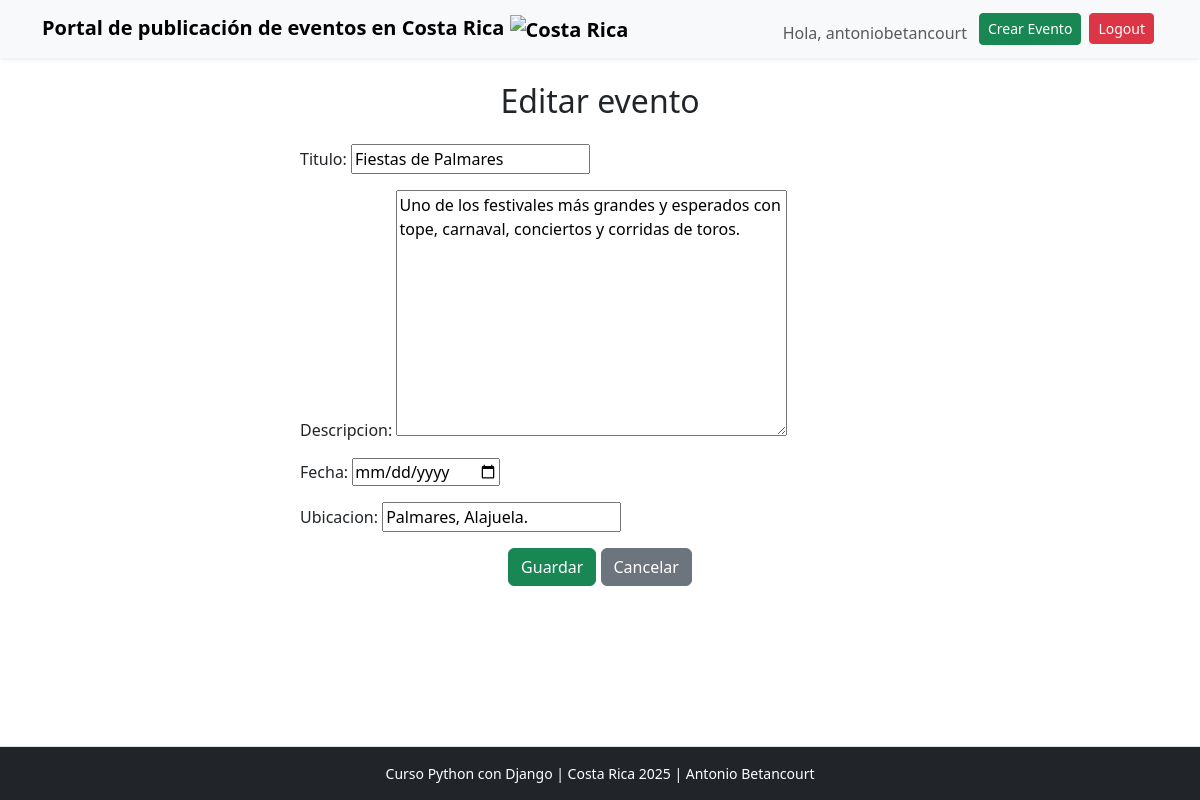
The app's page /editar/10/ (signed in) with its own data.
### eventos_app/models.py (models this page shows, shortened)
class Evento(models.Model):
    titulo = models.CharField(max_length=200)
    descripcion = models.TextField()
    fecha = models.DateField()
    ubicacion = models.CharField(max_length=200)
    creado_por = models.ForeignKey(User, on_delete=models.CASCADE, related_name='eventos')
    creado_en = models.DateTimeField(auto_now_add=True)

### eventos_app/views.py (the view)
# urls.py: path('editar/<int:pk>/', views.editar_evento, name='editar'),
@login_required
def editar_evento(request, pk):
    evento = get_object_or_404(Evento, pk=pk)
    if evento.creado_por != request.user and not request.user.is_staff:
        messages.error(request, 'Usted no tiene permiso para editar este evento.')
        return redirect('eventos_app:detalle', pk=pk)
    if request.method == 'POST':
        form = EventoForm(request.POST, instance=evento)
        if form.is_valid():
            form.save()
            messages.success(request, 'Evento actualizado correctamente.')
            return redirect('eventos_app:detalle', pk=pk)
    else:
        form = EventoForm(instance=evento)
    return render(request, 'eventos_app/evento_form.html', {'form': form})

### eventos_app/forms.py
class EventoForm(forms.ModelForm):
    class Meta:
        model = Evento
        fields = ['titulo', 'descripcion', 'fecha', 'ubicacion']
        widgets = {
            'fecha': forms.DateInput(attrs={'type': 'date'}),
        }

### eventos_app/templates/eventos_app/evento_form.html (shortened to what this page needs)
{% extends 'eventos_app/base.html' %}
{% block content %}
<h2 class="mb-4 text-center">{% if form.instance.pk %}Editar evento{% else %}Crear nuevo evento{% endif %}</h2>
<form method="POST" class="mx-auto" style="max-width:600px;">
  {{ form.as_p }}
  <div class="text-center mt-3">
    <button type="submit" class="btn btn-success">Guardar</button>
    <a href="{% url 'eventos_app:index' %}" class="btn btn-secondary">Cancelar</a>
  </div>
</form>
{% endblock %}

### eventos_app/templates/eventos_app/base.html (shortened to what this page needs)
<!doctype html>
<html lang="es">
<head >
  <link href="https://cdn.jsdelivr.net/npm/bootstrap@5.3.0/dist/css/bootstrap.min.css" rel="stylesheet">
</head>
<body>
  <nav class="navbar navbar-expand-lg navbar-light bg-light shadow-sm">
    <div class="container">
      <a class="navbar-brand fw-bold" href="{% url 'eventos_app:index' %}">Portal de publicación de eventos en Costa Rica <img src="https://flagcdn.com/w20/cr.png" alt="Costa Rica" width="25" height="18" class="me-2"></a>
      <div class="d-flex">
        {% if user.is_authenticated %}
          <span class="me-2 mt-2 text-muted">Hola, {{ user.username }}</span>
          <a href="{% url 'eventos_app:crear' %}" class="btn btn-success btn-sm mx-1">Crear Evento</a>
          <form id="logout-form" action="{% url 'eventos_app:logout' %}" method="post" class="d-inline">
            <button type="submit" class="btn btn-danger btn-sm mx-1">Logout</button>
          </form>
        {% else %}
          <a href="{% url 'eventos_app:login' %}" class="btn btn-primary btn-sm mx-1">Login</a>
          <a href="{% url 'eventos_app:registro' %}" class="btn btn-outline-primary btn-sm mx-1">Registro</a>
        {% endif %}
      </div>
    </div>
  </nav>
  <main class="container mt-4">
    {% block content %}{% endblock %}
  </main>
  <footer class="bg-dark text-white text-center py-3 mt-auto border-top">
    <p class="mb-0 small">
      Curso Python con Django | Costa Rica 2025 | Antonio Betancourt
    </p>
  </footer>
</body>
</html>

### eventos_app/templates/eventos_app/base.html (style rules this page uses)
html, body { height: 100%; }
body { display: flex; flex-direction: column; min-height: 100vh; }
main { flex: 1; }

### records on screen
Evento: titulo "Fiestas de Palmares", descripcion "Uno de los festivales más grandes y esperados con tope, carnaval, conciertos y corridas de toros.", ubicacion "Palmares, Alajuela."

### other values on screen
{{ user.username }} "antoniobetancourt"
